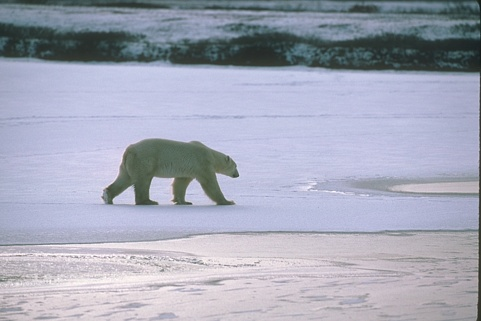
#> input picture data/100007.jpg, 481 x 321 px
$ jupyter execute --allow-errors Visualization.ipynb   (shell and % lines are left out)
#> lines starting #> are read from the running program, lines starting #| are printed output that depends on the picture
### utils.py
import numpy as np
import cv2


# [5 lines left out: function mid, not called in this run]

def prior_label_constraints(segments, foreground_pixels, background_pixels):
    l = -np.ones((len(np.unique(segments)), ))
    u = np.ones((len(np.unique(segments)), ))

    for pixel in foreground_pixels:
        l[segments[pixel[0], pixel[1]]] = 1
    for pixel in background_pixels:
        u[segments[pixel[0], pixel[1]]] = -1

    return l, u

# [7 lines left out: function proj, not called in this run]

def find_bounds(segments):
    """Finding boundary pixels of superpixels."""
    bounds = np.full_like(segments, -1)
    for x in range(1, segments.shape[0] - 1):
        for y in range(1, segments.shape[1] - 1):
            current = segments[x, y]

            left = segments[x - 1, y]
            right = segments[x + 1, y]
            up = segments[x, y + 1]
            down = segments[x, y - 1]

            if (left != current) or (right != current) or (up != current) or (down != current):
                bounds[x, y] = current

    return bounds

# [33 lines left out: function find_adjacency, not called in this run]

def superpixels_vectors(image, segments):
    """Сonstructing a matrix composed of
       5-dimensional pixel vectors [r, g, b, x ,y].
    """
    bounds = find_bounds(segments)
    segments_indices = np.unique(segments)

    X = np.zeros((len(segments_indices), 5))
    for index in segments_indices:
        coordinates = np.array(np.nonzero(bounds==index))

        polygon = np.array([[x, y] for x, y in zip(coordinates[0], coordinates[1])])
        center = (np.sum(polygon, axis=0)/polygon.shape[0]).astype(int)

        color = np.sum(np.array([image[x, y] for x, y in zip(coordinates[0], coordinates[1])]), axis=0)/coordinates.shape[1]

        X[index, :] = np.hstack((color.reshape(1, -1), center.reshape(1, -1)/image.shape[:2])).ravel()

    return X

# [24 lines left out: functions dist, unnormalized_Laplacian, not called in this run]

def Laplacian(image, segments, normalization='unnormalized', mode='linear'):
    """Laplacian matrix for graph based on image superpixels."""
    X = superpixels_vectors(image, segments)

    n = X.shape[0]
    W = find_adjacency(segments)
    for i in range(0, n):
        for j in range(n):
            if j < i:
                W[i, j] = W[j, i]
            elif (j > i) and (W[i, j] == 1):
                W[i, j] = 1/dist(X[i, :], X[j, :], mode=mode)

    if normalization == 'unnormalized':
        L = unnormalized_Laplacian(W)

    return L

# [22 lines left out: functions get_binary_mask, mask_overlay, not called in this run]

### Visualization.ipynb
[cell 1]
import numpy as np

from skimage import io
from skimage.util import img_as_float
from skimage.segmentation import slic
from skimage.segmentation import mark_boundaries

import matplotlib.pyplot as plt

# Splitting Image Into Superpixels

[cell 2]
image = io.imread('./data/100007.jpg')
#> image is the input picture: shape (321, 481, 3); mean R, G, B 164.2, 167.6, 183.7
image = img_as_float(image)

segments = slic(image, n_segments=100, compactness=40, max_iter=10, sigma=3, convert2lab=True)
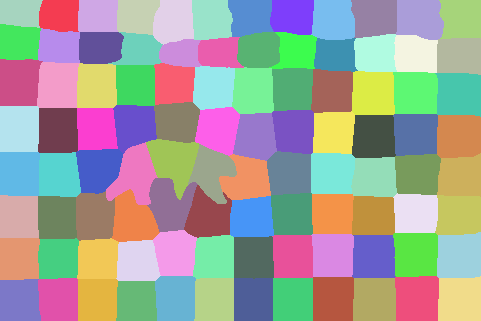
#> segments: shape (321, 481) int64; 96 distinct labels, from 1 to 96; one colour per label, 0 black

fig = plt.figure(figsize = (16, 9))
plt.imshow(mark_boundaries(image, segments))
plt.axis("on")
plt.show()
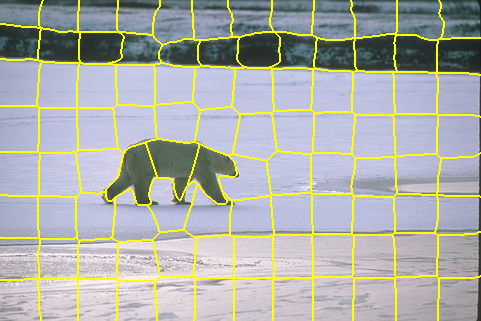
#> shown: shape (321, 481, 3) float64; mean R, G, B 0.675, 0.687, 0.658

# Prior Label Information Setting Up

[cell 3]
foreground_pixels = np.array([[170, 130], [170, 210]])
background_pixels = np.array([[30, 50], [30, 400], [250, 150], [150, 400], [150, 50]]) # 100007

fig = plt.figure(figsize = (16, 9))
plt.imshow(image)
plt.scatter(foreground_pixels[:, 1], foreground_pixels[:, 0])
plt.scatter(background_pixels[:, 1], background_pixels[:, 0])
plt.axis("on")
plt.show()
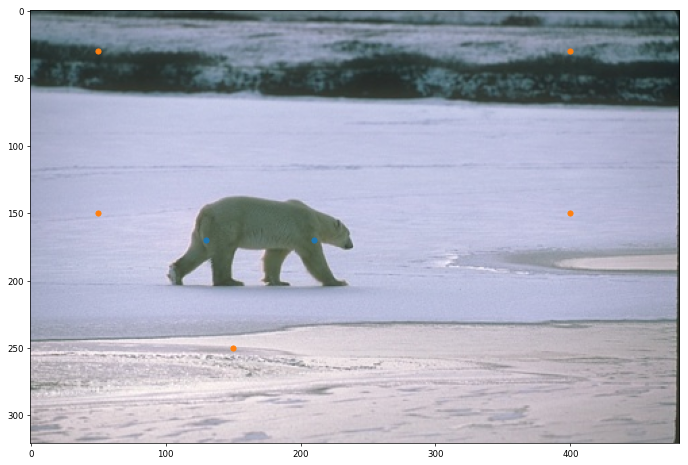
#> figure drawn by matplotlib, 1 panel

### Prior label constraints

[cell 4]
from utils import prior_label_constraints
l, u = prior_label_constraints(segments, foreground_pixels, background_pixels)
#> in prior_label_constraints, `l = -np.ones((len(np.unique(segments)), ))`: l = 96 values from -1 to -1
#> in prior_label_constraints, `u = np.ones((len(np.unique(segments)), ))`: u = 96 values from 1 to 1
#> after the loop in prior_label_constraints, `for pixel in foreground_pixels:`: l = 96 values, max 1 at index 50, min -1 at index 0, mean -0.958
#> after the loop in prior_label_constraints, `for pixel in background_pixels:`: u = 96 values, max 1 at index 0, min -1 at index 11, mean 0.896

# Laplacian Matrix For Graph Based On Image Superpixels

[cell 5]
from utils import Laplacian
#> (the rest of this cell did not finish here and is left out)

#> after the loop in find_bounds, `for x in range(1, segments.shape[0] - 1):`:
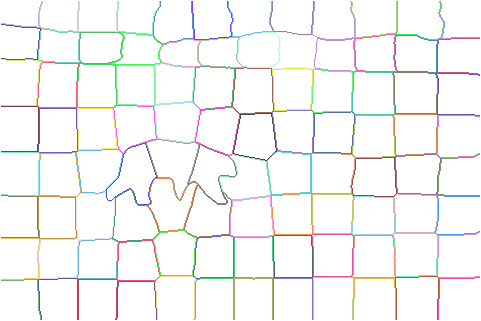
#> bounds: shape (321, 481) int64; 97 distinct labels, from -1 to 96; one colour per label, 0 black, -1 white
#> in superpixels_vectors, `segments_indices = np.unique(segments)`: segments_indices = 96 values from 1 to 96
#> in superpixels_vectors, `X = np.zeros((len(segments_indices), 5))`: X = 96 rows, first 6: [0, 0, 0, 0, 0], [0, 0, 0, 0, 0], [0, 0, 0, 0, 0], [0, 0, 0, 0, 0], [0, 0, 0, 0, 0], [0, 0, 0, 0, 0]
#> the loop in superpixels_vectors, `for index in segments_indices:` made 96 passes
#> (center, color) on passes 1 to 12: ([20, 27], [0.322, 0.401, 0.43]), ([20, 59], [0.374, 0.447, 0.484]), ([21, 97], [0.395, 0.459, 0.501]), ([22, 136], [0.443, 0.503, 0.555]), ([26, 173], [0.478, 0.534, 0.597]), ([25, 211], [0.451, 0.512, 0.569]), ([23, 250], [0.398, 0.47, 0.511]), ([22, 292], [0.45, 0.518, 0.574]), ([25, 333], [0.456, 0.521, 0.576]), ([24, 373], [0.389, 0.459, 0.497]), ([24, 419], [0.361, 0.443, 0.479]), ([28, 450], [0.337, 0.424, 0.455])
#> after the loop in superpixels_vectors, `for index in segments_indices:`: X = 96 rows, first 6: [0, 0, 0, 0, 0], [0.322, 0.401, 0.43, 0.0623, 0.0561], [0.374, 0.447, 0.484, 0.0623, 0.123], [0.395, 0.459, 0.501, 0.0654, 0.202], [0.443, 0.503, 0.555, 0.0685, 0.283], [0.478, 0.534, 0.597, 0.081, 0.36]
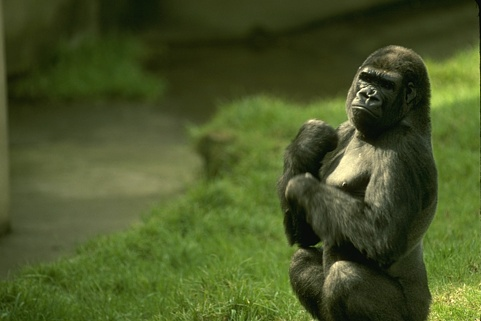
#> input picture data/49024.jpg, 481 x 321 px
#> further down, image is the input picture: shape (321, 481, 3); mean R, G, B 73, 85.9, 38.9
#> `segments = slic(image, n_segments=100, compactness=40, max_iter=10, si..`:
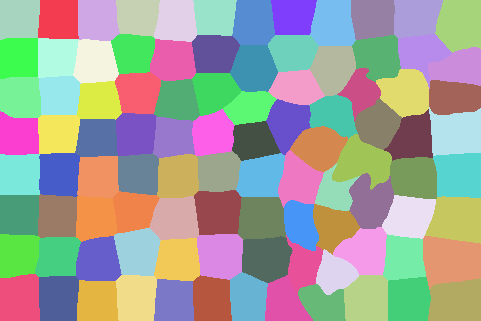
#> segments: shape (321, 481) int64; 96 distinct labels, from 1 to 96; one colour per label, 0 black

# Results Visualization

[cell 6]
from utils import get_binary_mask, mask_overlay

## SDP Relaxation

[cell 7]
from sdp import SDP_relaxation
#> (the rest of this cell did not finish here and is left out)

#> (a cell that did not finish here is left out)

## MPEC-EPM

[cell 9]
from mpec import MPEC_EPM
#> (the rest of this cell did not finish here and is left out)

#> (a cell that did not finish here is left out)

# Original MPEC-EPM

[cell 11]
from mpec import original_MPEC_EPM
#> (the rest of this cell did not finish here and is left out)

#> (a cell that did not finish here is left out)

# Different metrics for graph building

We tested different approaces for building Laplacian matrix from superpixels of image.

* L2-norm
$$
d(i, j) = ||x_i - x_j||_2^2,
$$
where $i$, $j$ - number of corresponding superpixels, $x_i$ - features of superpixel $i$ (R,G,B, x, y)

* Exponential
$$
d(i, j) = e^{-||x^{RGB}_i-x^{RGB}_j||^2_2/\sigma_w} \cdot e^{-||x^{r}_i-x^{r}_j||^2_2/\sigma_r},
$$
where first term is responsible for color difference, and the second term  - for spatial difference. $\sigma_w$ and $\sigma_r$ - special smoothing factors.

* Manhattan
$$
d(i, j) = ||x_i - x_j||_1,
$$

Comparison of these methods is given below.

[cell 13]
plt.figure(figsize=(20, 8))

modes = ['linear', 'exponential', 'manhattan']
algs = [SDP_relaxation, MPEC_EPM]
maxiters = [20, 100]

#> (the rest of this cell did not finish here and is left out)

We have not got any significant difference between these method both in terms of visuality, and in terms of optimization value.
Further we use just L2-norm method.

# Test On Different Images

[cell 14]
F = []
B = []
images = ['./data/49024.jpg', './data/66053.jpg', './data/3063.jpg', './data/8068.jpg', './data/100007.jpg']

foreground_pixels = np.array([[80, 380], [150, 400], [200, 320], [300, 380]])
background_pixels = np.array([[50, 50], [150, 150], [270, 150], [200, 450], [50, 450], [50, 300]]) # 49024
F.append(foreground_pixels)
B.append(background_pixels)

foreground_pixels = np.array([[150, 100], [200, 200], [170, 330], [190, 410]])
background_pixels = np.array([[50, 50], [100, 200], [250, 100], [300, 300], [250, 450], [100, 400]]) # 66053
F.append(foreground_pixels)
B.append(background_pixels)

foreground_pixels = np.array([[200, 50], [200, 320], [200, 200]])
background_pixels = np.array([[50, 50], [150, 150], [270, 150], [200, 450], [50, 300]]) # 3063
F.append(foreground_pixels)
B.append(background_pixels)

foreground_pixels = np.array([[60, 190], [130, 190], [210, 370]])
background_pixels = np.array([[30, 50], [30, 400], [250, 150], [250, 400], [250, 50]]) # 8068
F.append(foreground_pixels)
B.append(background_pixels)

foreground_pixels = np.array([[170, 130], [170, 210]])
background_pixels = np.array([[30, 50], [30, 400], [250, 150], [150, 400], [150, 50]]) # 100007
F.append(foreground_pixels)
B.append(background_pixels)

fig, axes = plt.subplots(ncols=4, nrows=5, figsize=(16, 18))
#> (the rest of this cell did not finish here and is left out)

#> `l, u = prior_label_constraints(segments, foreground_pixels, background..`: l = 96 values, max 1 at index 27, min -1 at index 0, mean -0.917; u = 96 values, max 1 at index 0, min -1 at index 12, mean 0.875
    L = Laplacian(image, segments, 'unnormalized')
#> after the loop in find_bounds (call 3), `for x in range(1, segments.shape[0] - 1):`:
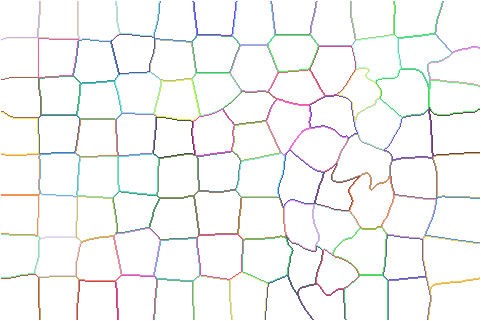
#> bounds: shape (321, 481) int64; 97 distinct labels, from -1 to 96; one colour per label, 0 black, -1 white
#> in superpixels_vectors (call 3), `X = np.zeros((len(segments_indices), 5))`: X = 96 rows, first 6: [0, 0, 0, 0, 0], [0, 0, 0, 0, 0], [0, 0, 0, 0, 0], [0, 0, 0, 0, 0], [0, 0, 0, 0, 0], [0, 0, 0, 0, 0]
#> after the loop in superpixels_vectors (call 3), `for index in segments_indices:`: X = 96 rows, first 6: [0, 0, 0, 0, 0], [0.202, 0.228, 0.0771, 0.0841, 0.0582], [0.175, 0.206, 0.0673, 0.0779, 0.121], [0.148, 0.188, 0.0553, 0.0779, 0.2], [0.119, 0.154, 0.0406, 0.0685, 0.285], [0.147, 0.173, 0.0516, 0.081, 0.364]

    axes[i, 0].imshow(image)
    axes[i, 0].scatter(foreground_pixels[:, 1], foreground_pixels[:, 0], s=5.0)
    axes[i, 0].scatter(background_pixels[:, 1], background_pixels[:, 0], s=5.0)
    axes[i, 0].set_title('Prior labels')

    x_opt, _ = SDP_relaxation(L, l, u, options={'maxiter': 100, 'disp': False})
    binary_mask = get_binary_mask(segments, x_opt)
    axes[i, 1].imshow(mask_overlay(image, binary_mask, color=[0, 0, 1]))
    axes[i, 1].set_title('SDP Relaxation')

    x_opt, _ = MPEC_EPM(L, l, u, options={'maxiter': 20, 'disp': False})
    binary_mask = get_binary_mask(segments, x_opt)
    axes[i, 2].imshow(mask_overlay(image, binary_mask, color=[0, 0, 1]))
    axes[i, 2].set_title('MPEC-EPM')

    f_best = np.inf
    for k in range(10, 31, 1):
        x, f = original_MPEC_EPM(L, k, options={'maxiter': 100, 'disp': False})
        if f < f_best:
            f_best = f
            x_opt = x
    binary_mask = get_binary_mask(segments, x_opt)
    axes[i, 3].imshow(mask_overlay(image, binary_mask, color=[0, 0, 1]))
    axes[i, 3].set_title('Original MPEC-EPM')

fig.savefig('results.jpg', dpi=fig.dpi)
plt.show()
